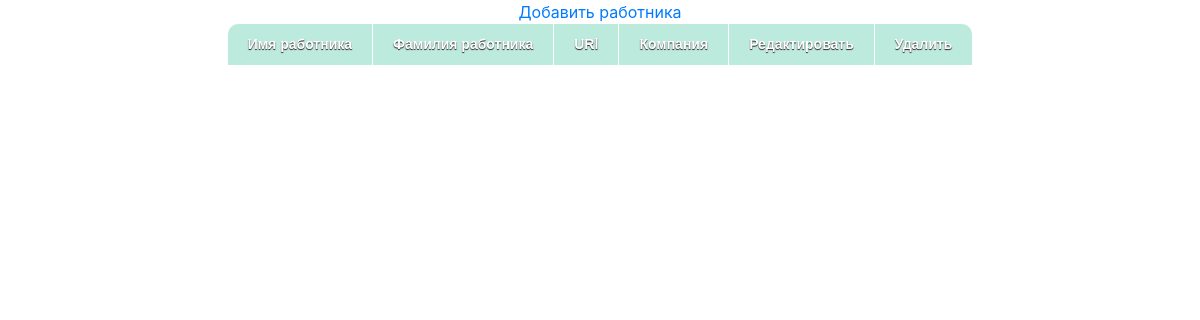
Before: /menu/workers with the older database file.
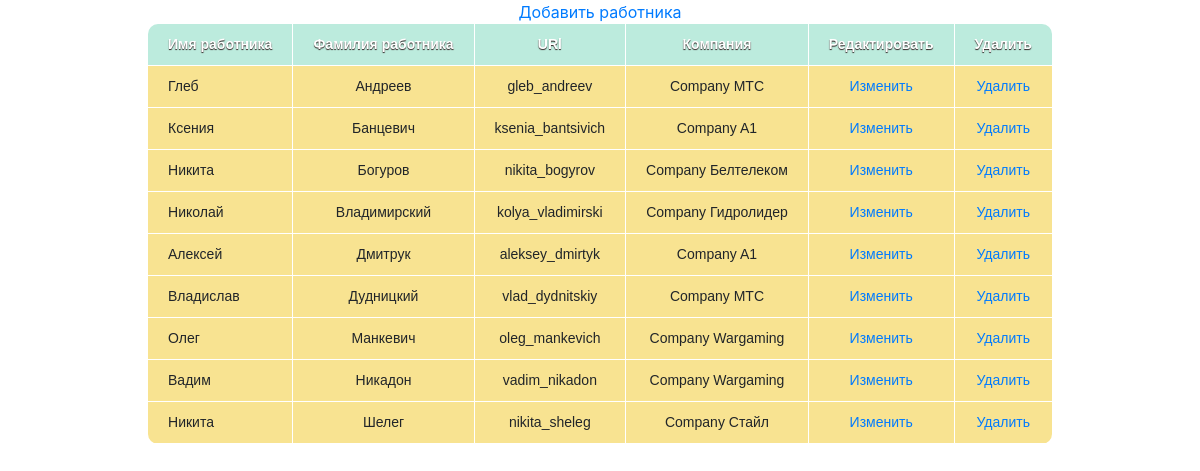
After: the same page with the newer database file.
### newspapers/models.py (models this page shows, shortened)
class Worker(models.Model):
    first_name = models.CharField(max_length=100, verbose_name='Имя')
    second_name = models.CharField(max_length=100, verbose_name='Фамилия')
    slug = models.SlugField(max_length=100, db_index=True, verbose_name='URL')
    company = models.ForeignKey(Company, on_delete=models.PROTECT)
    class Meta:
        ordering = ['second_name']
        verbose_name = 'Работник'
        verbose_name_plural = 'Работники'

class Company(models.Model):
    name = models.CharField(max_length=100, unique=True, verbose_name='Название компании')
    slug = models.SlugField(max_length=100, db_index=True, verbose_name='URL')
    def __str__(self):
        return f'Company {self.name}'
    class Meta:
        ordering = ['name']
        verbose_name = 'Компания'
        verbose_name_plural = 'Компании'

### newspapers/views.py (the view)
# urls.py: path('workers', viewWorkers.as_view(), name='workers'),
class viewWorkers(ListView):
    model = Worker
    template_name = 'all_workers.html'
    context_object_name = 'workers'

### newspapers/templates/all_workers.html (shortened to what this page needs)
{% extends 'temp.html' %}
{% block body %}
    <body style="background-image: url('https://i.pinimg.com/originals/32/fd/6e/32fd6e742019beccda4acfc556820450.jpg')">
    <center>
        <a href="{% url 'add_worker' %}">Добавить работника</a>
        <table>
            <tr>
                <th>Имя работника</th>
                <th>Фамилия работника</th>
                <th>URl</th>
                <th>Компания</th>
                <th>Редактировать</th>
                <th>Удалить</th>
            </tr>
            {% for worker in workers %}
                <tr>
                    <td>{{ worker.first_name }}</td>
                    <td>{{ worker.second_name }}</td>
                    <td>{{ worker.slug }}</td>
                    <td>{{ worker.company }}</td>
                    <td><a href="{% url 'edit_worker' worker.slug %}">Изменить</a></td>
                    <td><a href="{% url 'delete_worker' worker.slug %}">Удалить</a></td>
                </tr>
            {% endfor %}
        </table>
    </center>
    </body>
{% endblock %}

### newspapers/templates/temp.html (shortened to what this page needs)
<!DOCTYPE html>
<html lang="en">
<head>
    <link rel="stylesheet" href="https://cdn.jsdelivr.net/npm/bootstrap@4.5.3/dist/css/bootstrap.min.css"
>
</head>
{% block body %}{% endblock %}
</html>

### newspapers/templates/temp.html (style rules this page uses)
table { font-family: "Lucida Sans Unicode", "Lucida Grande", Sans-Serif; font-size: 14px; border-radius: 10px; border-spacing: 0; text-align: center; }
th { background: #BCEBDD; color: white; text-shadow: 0 1px 1px #2D2020; padding: 10px 20px; }
th, td { border-style: solid; border-width: 0 1px 1px 0; border-color: white; }
th:first-child, td:first-child { text-align: left; }
th:first-child { border-top-left-radius: 10px; }
th:last-child { border-top-right-radius: 10px; border-right: none; }
td { padding: 10px 20px; background: #F8E391; }
tr:last-child td:first-child { border-radius: 0 0 0 10px; }
tr:last-child td:last-child { border-radius: 0 0 10px 0; }
tr td:last-child { border-right: none; }

Changed rows visible on the page:
added Worker: first_name "Глеб", second_name "Андреев", slug "gleb_andreev", company "Company MTC"
added Worker: first_name "Ксения", second_name "Банцевич", slug "ksenia_bantsivich", company "Company A1"
added Worker: first_name "Никита", second_name "Богуров", slug "nikita_bogyrov", company "Company Белтелеком"
added Worker: first_name "Николай", second_name "Владимирский", slug "kolya_vladimirski", company "Company Гидролидер"
added Worker: first_name "Алексей", second_name "Дмитрук", slug "aleksey_dmirtyk", company "Company A1"
added Worker: first_name "Владислав", second_name "Дудницкий", slug "vlad_dydnitskiy", company "Company MTC"
added Worker: first_name "Олег", second_name "Манкевич", slug "oleg_mankevich", company "Company Wargaming"
added Worker: first_name "Вадим", second_name "Никадон", slug "vadim_nikadon", company "Company Wargaming"
added Worker: first_name "Никита", second_name "Шелег", slug "nikita_sheleg", company "Company Стайл"
